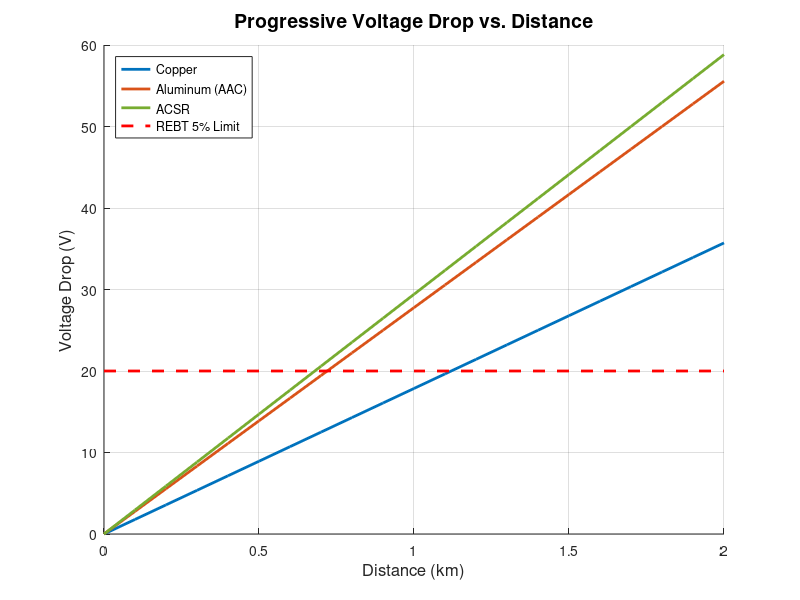
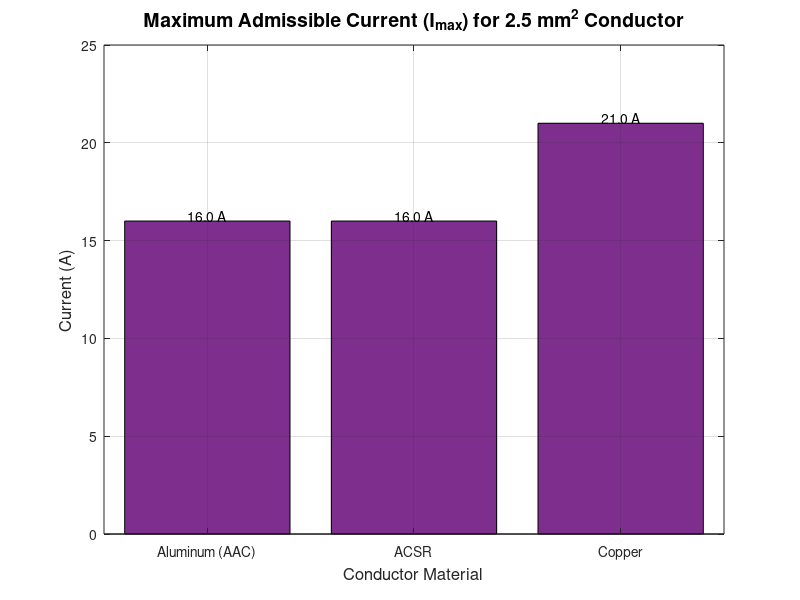
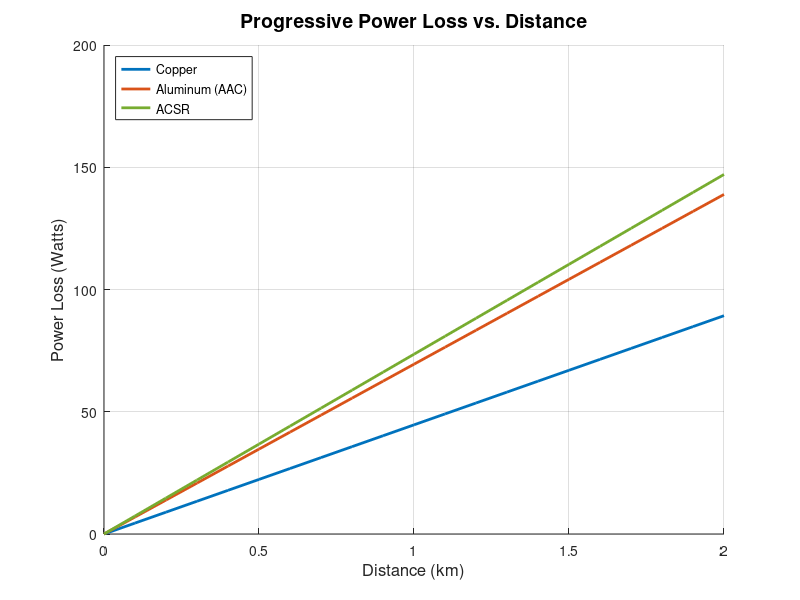
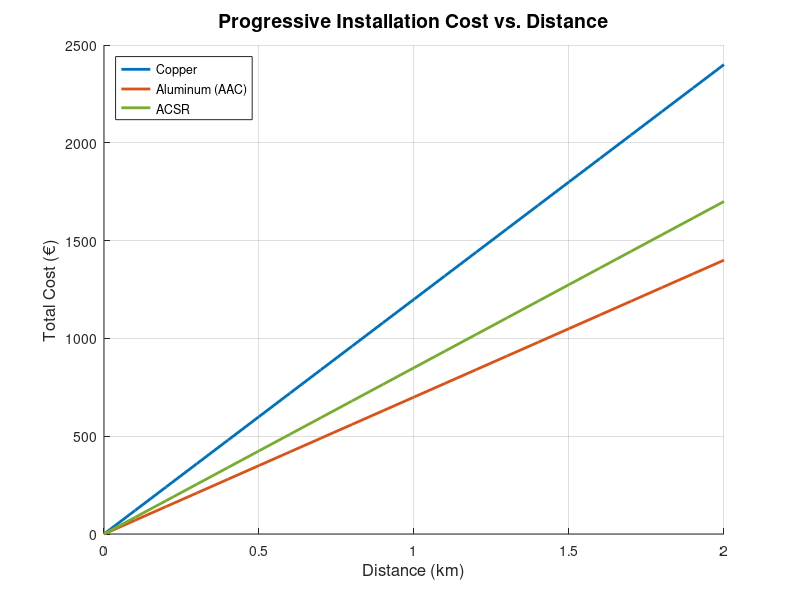

Here is the MATLAB script that generated these plots, in order:
% --- Electrical Performance Comparison of Conductor Materials ---
%
% This script calculates and visualizes:
% 1. The progressive voltage drop over distance for different conductors.
% 2. The maximum admissible current (intensidad máxima admisible).
% 3. The progressive power loss (I²R) over distance.
% 4. A compliance check against REBT voltage drop limits.
% 5. The progressive installation cost over distance.
%
% Assumptions:
% - System: Three-phase, 400 V
% - Load for Voltage Drop & Power Loss: 1 kVA (1000 VA)
% - Conductor Cross-Section: 2.5 mm^2
% - REBT Voltage Drop Limit: 5% for general use (L.A.I.)

% --- Initial Setup ---
clear;          % Clear workspace variables
clc;            % Clear command window
close all;      % Close all figures

% --- Define Constants and Material Properties ---
% System and Load Parameters
S_va = 1000;         % Apparent Power in VA
V_v = 400;           % Line Voltage in Volts
s_mm2 = 2.5;         % Conductor cross-sectional area in mm^2

% REBT Compliance
rebt_v_drop_percent = 5; % 5% limit for LAI (Líneas generales de alimentación)
rebt_v_limit = (rebt_v_drop_percent / 100) * V_v;

% Material Properties
materials = {'Copper', 'Aluminum (AAC)', 'ACSR'};
conductivity = [56, 36, 34]; % Conductivity (sigma) in m/(Ohm*mm^2)

% Maximum Admissible Current (I_max) in Amperes for 2.5 mm^2
% Values are approximate based on REBT ITC-BT-19 for insulated cables.
i_max_amps = [21, 16, 16]; % [Copper, Aluminum, ACSR]

% Illustrative Cost per kilometer for a 2.5 mm^2 equivalent line
% These values include material and basic installation labor estimates.
cost_per_km = [1200, 700, 850]; % [Copper, Aluminum, ACSR] in Euros

% --- Calculations ---
% Calculate the load current for the voltage drop simulation
I_load_a = S_va / (sqrt(3) * V_v);

% Define a range of distances for the line graph
distances_km = 0:0.1:2; % From 0 to 2 km in 100m steps
distances_m = distances_km * 1000;

% --- Graph 1: Progressive Voltage Drop vs. Distance ---

figure; 
hold on; 
colors = {'#0072BD', '#D95319', '#77AC30'}; 

for i = 1:length(materials)
    R_ohm = distances_m / (conductivity(i) * s_mm2);
    voltage_drop = sqrt(3) * I_load_a * R_ohm;
    plot(distances_km, voltage_drop, 'LineWidth', 2, 'Color', colors{i});
end

% Add REBT limit line
plot(distances_km, ones(size(distances_km)) * rebt_v_limit, 'r--', 'LineWidth', 2);
legend_materials = [materials, ['REBT ' num2str(rebt_v_drop_percent) '% Limit']];

hold off;
title('Progressive Voltage Drop vs. Distance', 'FontSize', 14, 'FontWeight', 'bold');
xlabel('Distance (km)', 'FontSize', 12);
ylabel('Voltage Drop (V)', 'FontSize', 12);
legend(legend_materials, 'Location', 'northwest');
grid on;

% --- Graph 2: Maximum Admissible Current (I_max) Comparison ---

[sorted_i_max, sort_order_i] = sort(i_max_amps);
sorted_names_i = materials(sort_order_i);

figure;
bar(sorted_i_max, 'FaceColor', '#7E2F8E');
title('Maximum Admissible Current (I_{max}) for 2.5 mm^2 Conductor', 'FontSize', 14, 'FontWeight', 'bold');
ylabel('Current (A)', 'FontSize', 12);
xlabel('Conductor Material', 'FontSize', 12);
set(gca, 'xticklabel', sorted_names_i);
grid on;
text(1:length(sorted_names_i), sorted_i_max, num2str(sorted_i_max', '%.1f A'), ...
    'HorizontalAlignment', 'center', 'VerticalAlignment', 'bottom');

% --- Graph 3: Progressive Power Loss (I²R) vs. Distance ---

figure;
hold on;

for i = 1:length(materials)
    % Calculate resistance for the entire distance vector
    R_ohm = distances_m / (conductivity(i) * s_mm2);
    
    % Calculate Power Loss (P_loss = 3 * I^2 * R for three-phase)
    power_loss_watts = 3 * (I_load_a^2) * R_ohm;
    
    % Plot the results
    plot(distances_km, power_loss_watts, 'LineWidth', 2, 'Color', colors{i});
end

hold off;
title('Progressive Power Loss vs. Distance', 'FontSize', 14, 'FontWeight', 'bold');
xlabel('Distance (km)', 'FontSize', 12);
ylabel('Power Loss (Watts)', 'FontSize', 12);
legend(materials, 'Location', 'northwest');
grid on;

% --- Graph 4: Progressive Installation Cost vs. Distance ---
figure;
hold on;

for i = 1:length(materials)
    % Calculate total cost over the distance vector
    total_cost = cost_per_km(i) * distances_km;
    
    % Plot the results
    plot(distances_km, total_cost, 'LineWidth', 2, 'Color', colors{i});
end

hold off;
title('Progressive Installation Cost vs. Distance', 'FontSize', 14, 'FontWeight', 'bold');
xlabel('Distance (km)', 'FontSize', 12);
ylabel('Total Cost (€)', 'FontSize', 12);
legend(materials, 'Location', 'northwest');
grid on;


% --- Display Key Information and REBT Check in Command Window ---
fprintf('--- Simulation Parameters ---\n');
fprintf('Load for Voltage Drop & Loss Test: %.2f A\n', I_load_a);
fprintf('Conductor Cross-Section: %.1f mm^2\n\n', s_mm2);

fprintf('--- Maximum Admissible Current (I_max) ---\n');
fprintf('  - %s: %.1f A\n', materials{1}, i_max_amps(1));
fprintf('  - %s: %.1f A\n', materials{2}, i_max_amps(2));
fprintf('  - %s: %.1f A\n\n', materials{3}, i_max_amps(3));

fprintf('--- Illustrative Installation Cost ---\n');
fprintf('  - %s: %.2f €/km\n', materials{1}, cost_per_km(1));
fprintf('  - %s: %.2f €/km\n', materials{2}, cost_per_km(2));
fprintf('  - %s: %.2f €/km\n\n', materials{3}, cost_per_km(3));

fprintf('--- REBT Voltage Drop Compliance Check at 1 km ---\n');
fprintf('Maximum allowed voltage drop: %.2f V (%.1f%% of %d V)\n', rebt_v_limit, rebt_v_drop_percent, V_v);
for i = 1:length(materials)
    R_at_1km = 1000 / (conductivity(i) * s_mm2);
    V_drop_at_1km = sqrt(3) * I_load_a * R_at_1km;
    if V_drop_at_1km <= rebt_v_limit
        status = 'PASS';
    else
        status = 'FAIL';
    end
    fprintf('  - %s: %.2f V drop. Status: %s\n', materials{i}, V_drop_at_1km, status);
end

